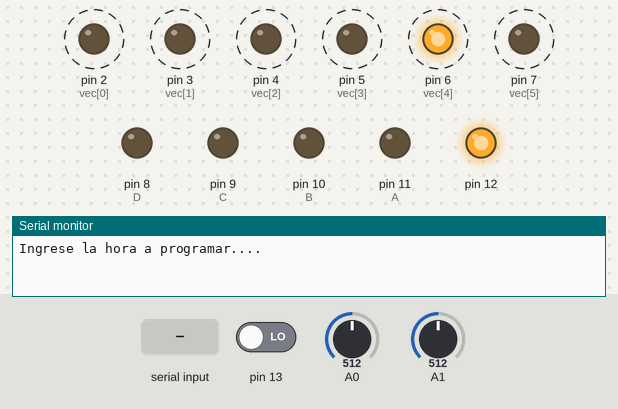
This sketch was run on a simulated Arduino Uno, built with avr-gcc and run on an emulated ATmega328P. Shown: output pins drawn as LEDs (lit = HIGH), the last lines printed to the serial monitor. Dashed ring = blinking. The inputs (shaded band) are chosen by the test bench; at power-on: pin 13 LOW, A0 = 512, A1 = 512.

Above: at 1.15 s.
1.8 s: "90,45,200\n" received over Serial
At 1.8 s:
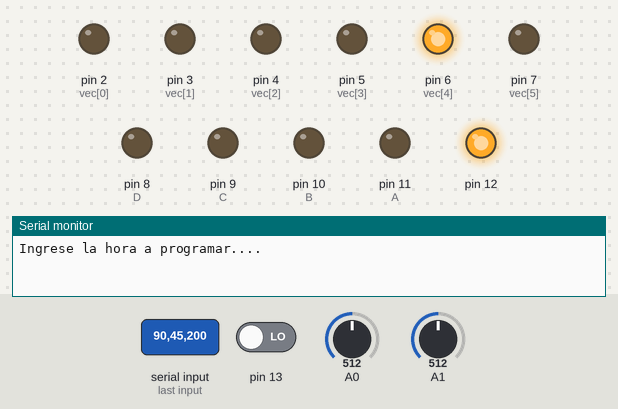
5.0 s: pin 13 driven HIGH
At 8.0 s:
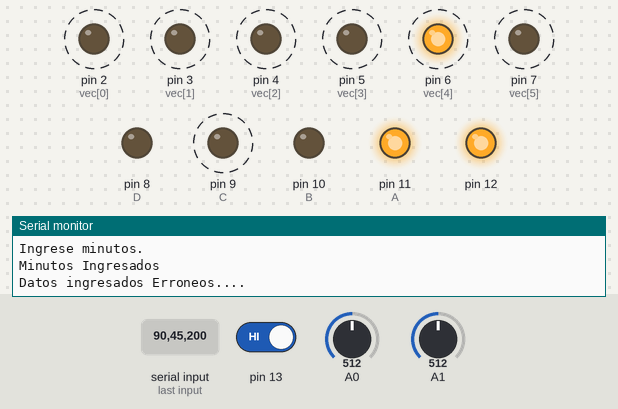
8.2 s: pin 13 driven LOW
At 8.46 s:
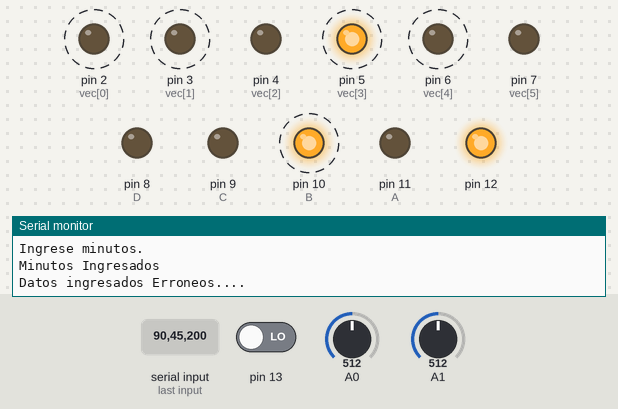
11.4 s: "30,150,10\n" received over Serial
At 12.1 s:
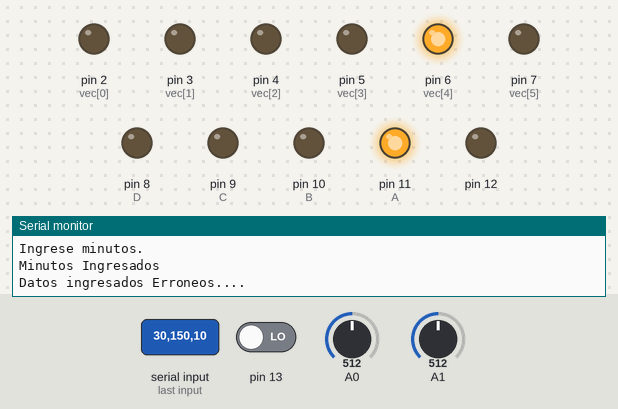
14.6 s: "90,45\n" received over Serial
Timing chart, 0 to 32.1 s (numbered marks = the images above; inputs shaded):
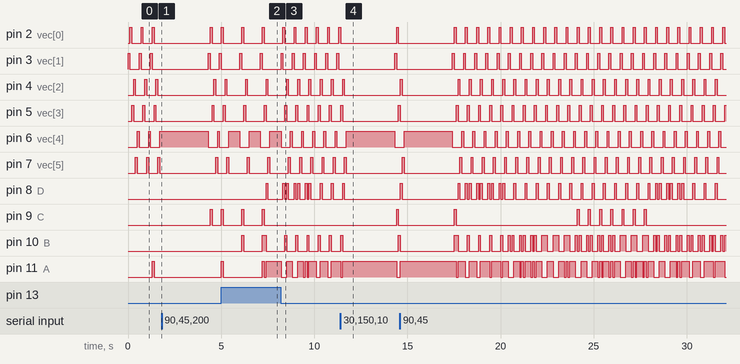

The sketch:

CuaicalA_Tarea6.ino
```cpp
#include <MsTimer2.h>
int segundos = 0;
int minutos = 0;
int horas = 0;
int dec;
String alh;
String alm;
int uni;
int dec1;
int conversor1;
int conversor2;
int uni1;
int h;
int m;
int dec2;
int uni2;
int vec[6] = {2, 3, 4, 5, 6, 7};
int A = 11;
int B = 10;
int C = 9;
int D = 8;
void setup() {
  Serial.begin(9600);
  pinMode(A, OUTPUT);
  pinMode(12, OUTPUT);
  pinMode(B, OUTPUT);
  pinMode(C, OUTPUT);
  pinMode(D, OUTPUT);
  pinMode(13, INPUT);
  for (int j = 0; j < 6; j++) {
    pinMode(vec[j], OUTPUT);
  }
  MsTimer2::set(1000, reloj);
  MsTimer2::start();
  Serial.println("Ingrese la hora a programar....");

}
void loop() {

  while (digitalRead(13) == HIGH) {
    delay(500);
    conversor1 = analogRead(A0);
    conversor1 = map(conversor1, 0, 1023, 0, 59);
    conversor2 = analogRead(A1);
    conversor2 = map(conversor2, 0, 1023, 0, 23);
    minutos = conversor1;
    horas = conversor2;
    dbj();
  }
  dbj();
  if (Serial.available() > 0) {
    alh = Serial.readString();
    Serial.println("Hora Ingresada...");
    Serial.println("Ingrese minutos.");
    delay(500);
    alm = Serial.readString();
    Serial.println("Minutos Ingresados");
    if (alh.toInt() >= 0 && alh.toInt() <= 23 && alm.toInt() >= 0 && alm.toInt() <= 59) {
      h = alh.toInt();
      m = alm.toInt();

    } else {
      Serial.println("Datos ingresados Erroneos....");
      h = 0;
      m = 0;
    }

  }
  if (h == horas && m == minutos) {
    digitalWrite(12, HIGH);
  } else {
    digitalWrite(12, LOW);
  }
}


void reloj() {

  if (segundos < 60) {
    segundos++;
  } else {
    segundos = 0;
    if (minutos < 60) {
      minutos++;
    } else {
      minutos = 0;
      if (horas < 24) {
        horas++;
      } else {
        horas = 0;

      }
    }
  }
  dibujo(segundos, minutos, horas);


}
void contador (int i) {
  switch (i) {
    case 0:
      digitalWrite(A, LOW);
      digitalWrite(B, LOW);
      digitalWrite(C, LOW);
      digitalWrite(D, LOW);
      break;
    case 1:
      digitalWrite(A, HIGH);
      digitalWrite(B, LOW);
      digitalWrite(C, LOW);
      digitalWrite(D, LOW);
      break;
    case 2:
      digitalWrite(A, LOW);
      digitalWrite(B, HIGH);
      digitalWrite(C, LOW);
      digitalWrite(D, LOW);
      break;
    case 3:
      digitalWrite(A, HIGH);
      digitalWrite(B, HIGH);
      digitalWrite(C, LOW);
      digitalWrite(D, LOW);
      break;
    case 4:
      digitalWrite(A, LOW);
      digitalWrite(B, LOW);
      digitalWrite(C, HIGH);
      digitalWrite(D, LOW);
      break;
    case 5:
      digitalWrite(A, HIGH);
      digitalWrite(B, LOW);
      digitalWrite(C, HIGH);
      digitalWrite(D, LOW);
      break;
    case 6:
      digitalWrite(A, LOW);
      digitalWrite(B, HIGH);
      digitalWrite(C, HIGH);
      digitalWrite(D, LOW);
      break;
    case 7:
      digitalWrite(A, HIGH);
      digitalWrite(B, HIGH);
      digitalWrite(C, HIGH);
      digitalWrite(D, LOW);
      break;
    case 8:
      digitalWrite(A, LOW);
      digitalWrite(B, LOW);
      digitalWrite(C, LOW);
      digitalWrite(D, HIGH);
      break;
    case 9:
      digitalWrite(A, HIGH);
      digitalWrite(B, LOW);
      digitalWrite(C, LOW);
      digitalWrite(D, HIGH);
      break;
    case 10:
      digitalWrite(A, LOW);
      digitalWrite(B, HIGH);
      digitalWrite(C, LOW);
      digitalWrite(D, HIGH);
      break;


  }

}
void dibujo(int a , int b, int c) {
  if (a <= 59 && a >= 10) {// segundos
    dec = a / 10;
    uni = a - dec * 10;
  } else {
    uni = a;
  }
  if (b <= 59 && b >= 10) {//minutos
    dec1 = b / 10;
    uni1 = b - dec1 * 10;
  } else {
    uni1 = b;
  }

  if (c <= 23 && c >= 10) {//horas
    dec2 = c / 10;
    uni2 = c - dec2 * 10;
  } else {
    uni2 = c;
  }
}
void dbj() {

  digitalWrite(vec[0], LOW);
  digitalWrite(vec[1], HIGH);
  digitalWrite(vec[2], LOW);
  digitalWrite(vec[3], LOW);
  digitalWrite(vec[4], LOW);
  digitalWrite(vec[5], LOW);
  contador(dec);
  delay(100);
  digitalWrite(vec[0], HIGH);
  digitalWrite(vec[1], LOW);
  digitalWrite(vec[2], LOW);
  digitalWrite(vec[3], LOW);
  digitalWrite(vec[4], LOW);
  digitalWrite(vec[5], LOW);
  contador(uni);
  delay(100);
  digitalWrite(vec[0], LOW);
  digitalWrite(vec[1], LOW);
  digitalWrite(vec[2], LOW);
  digitalWrite(vec[3], HIGH);
  digitalWrite(vec[4], LOW);
  digitalWrite(vec[5], LOW);
  contador(dec1);
  delay(100);
  digitalWrite(vec[0], LOW);
  digitalWrite(vec[1], LOW);
  digitalWrite(vec[2], HIGH);
  digitalWrite(vec[3], LOW);
  digitalWrite(vec[4], LOW);
  digitalWrite(vec[5], LOW);
  contador(uni1);
  delay(100);
  digitalWrite(vec[0], LOW);
  digitalWrite(vec[1], LOW);
  digitalWrite(vec[2], LOW);
  digitalWrite(vec[3], LOW);
  digitalWrite(vec[4], LOW);
  digitalWrite(vec[5], HIGH);
  contador(dec2);
  delay(100);
  digitalWrite(vec[0], LOW);
  digitalWrite(vec[1], LOW);
  digitalWrite(vec[2], LOW);
  digitalWrite(vec[3], LOW);
  digitalWrite(vec[4], HIGH);
  digitalWrite(vec[5], LOW);
  contador(uni2);
  delay(100);
}
```

Measured:
- after the input at 1.8 s, pin 10 (B), pin 11 (A): stops changing and stays LOW
- after the input at 5.0 s, pin 2 (vec[0]): alternates HIGH for 0.10 s and LOW for 1.0 s, starting after 1.1 s; pin 3 (vec[1]): alternates HIGH for 0.10 s and LOW for 1.0 s, starting after 1.0 s
- after the input at 8.2 s, pin 2 (vec[0]): alternates HIGH for 0.10 s and LOW for 0.50 s, starting after 0.71 s; pin 3 (vec[1]): alternates HIGH for 0.10 s and LOW for 0.50 s, starting after 0.61 s
- after the input at 11.4 s, pin 4 (vec[2]), pin 8 (D): goes on until 11.6 s, then stays LOW; pin 7 (vec[5]): goes on until 11.7 s, then stays LOW
